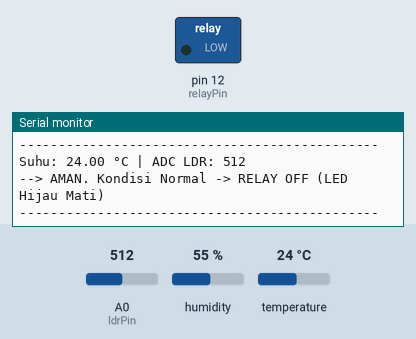
A sketch run on a simulated Arduino Uno, built with avr-gcc and run on an emulated ATmega328P. Shown: switched loads named in the sketch (green lamp = pin HIGH), the last lines printed to the serial monitor. Inputs (shaded band) come from the test bench; at power-on: temperature 24 °C, A0 (ldrPin) = 512, humidity 55 %.

Above: at 5.8 s.
5.9 s: temperature set to 41 °C
At 9.1 s:
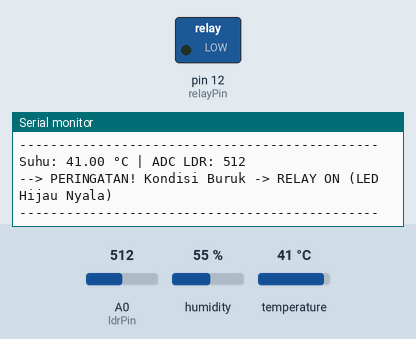
19.0 s: A0 (ldrPin) set to 810
At 21.7 s:
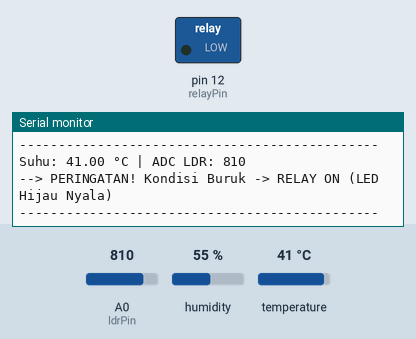

The sketch:

TUGAS_MODUL_2.ino
```cpp
#include <DHT.h>

const byte ldrPin = A0;
const byte dhtPin = 13;   // D7
const byte relayPin = 12; // D6

#define DHTTYPE DHT11
DHT dht(dhtPin, DHTTYPE);

void setup() {
  Serial.begin(115200);
  dht.begin();

  // Matikan Relay di awal menggunakan trik High-Impedance
  pinMode(relayPin, INPUT);

  Serial.println("--- Sistem Smart Warehouse Dimulai ---");
}

void loop() {
  delay(2500); // Jeda pembacaan DHT11

  int ldrValue = analogRead(ldrPin);
  float temp = dht.readTemperature();
  float hum = dht.readHumidity();

  if (isnan(temp) || isnan(hum)) {
    Serial.println("Peringatan: Gagal membaca DHT!");
    return;
  }

  Serial.print("Suhu: "); Serial.print(temp);
  Serial.print(" °C | ADC LDR: "); Serial.println(ldrValue);

  // RULE ENGINE
  // Kondisi buruk: Suhu > 34°C ATAU LDR ditutup (Nilai ADC > 800)
  if (temp > 34.0 || ldrValue > 800) {

    // NYALAKAN RELAY (Beri perintah LOW)
    pinMode(relayPin, OUTPUT);
    digitalWrite(relayPin, LOW);
    Serial.println("--> PERINGATAN! Kondisi Buruk -> RELAY ON (LED Hijau Nyala)");

  } else {

    // MATIKAN RELAY (Gunakan trik INPUT)
    pinMode(relayPin, INPUT);
    Serial.println("--> AMAN. Kondisi Normal -> RELAY OFF (LED Hijau Mati)");

  }
  Serial.println("----------------------------------------------");
}
```

Measured:
- after the input at 5.9 s, the serial monitor: prints a new line after 1.7 s (image 1)
- after the input at 19.0 s, the serial monitor: prints a new line after 1.2 s (image 2)
